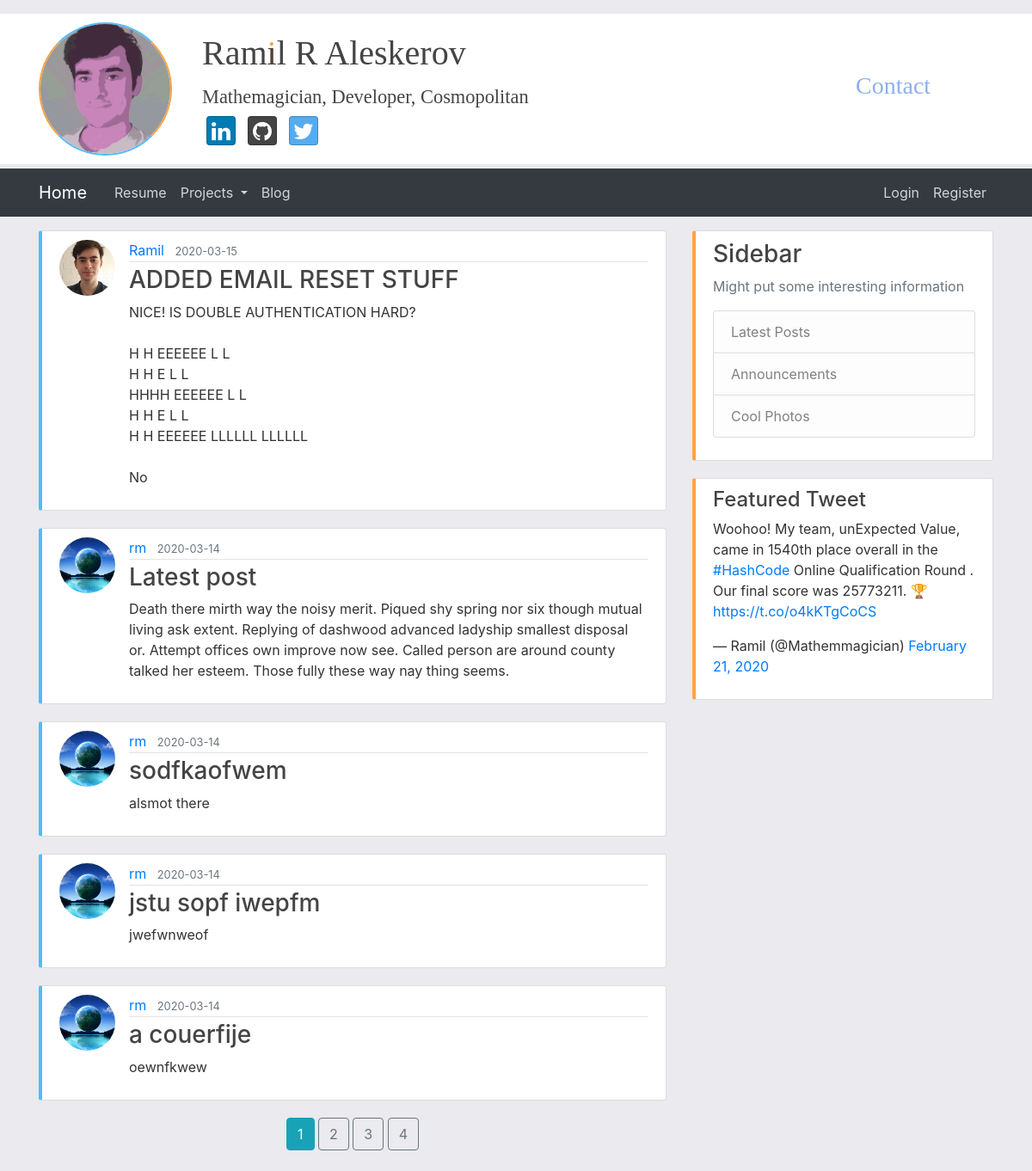
The app's page /blog, older data.
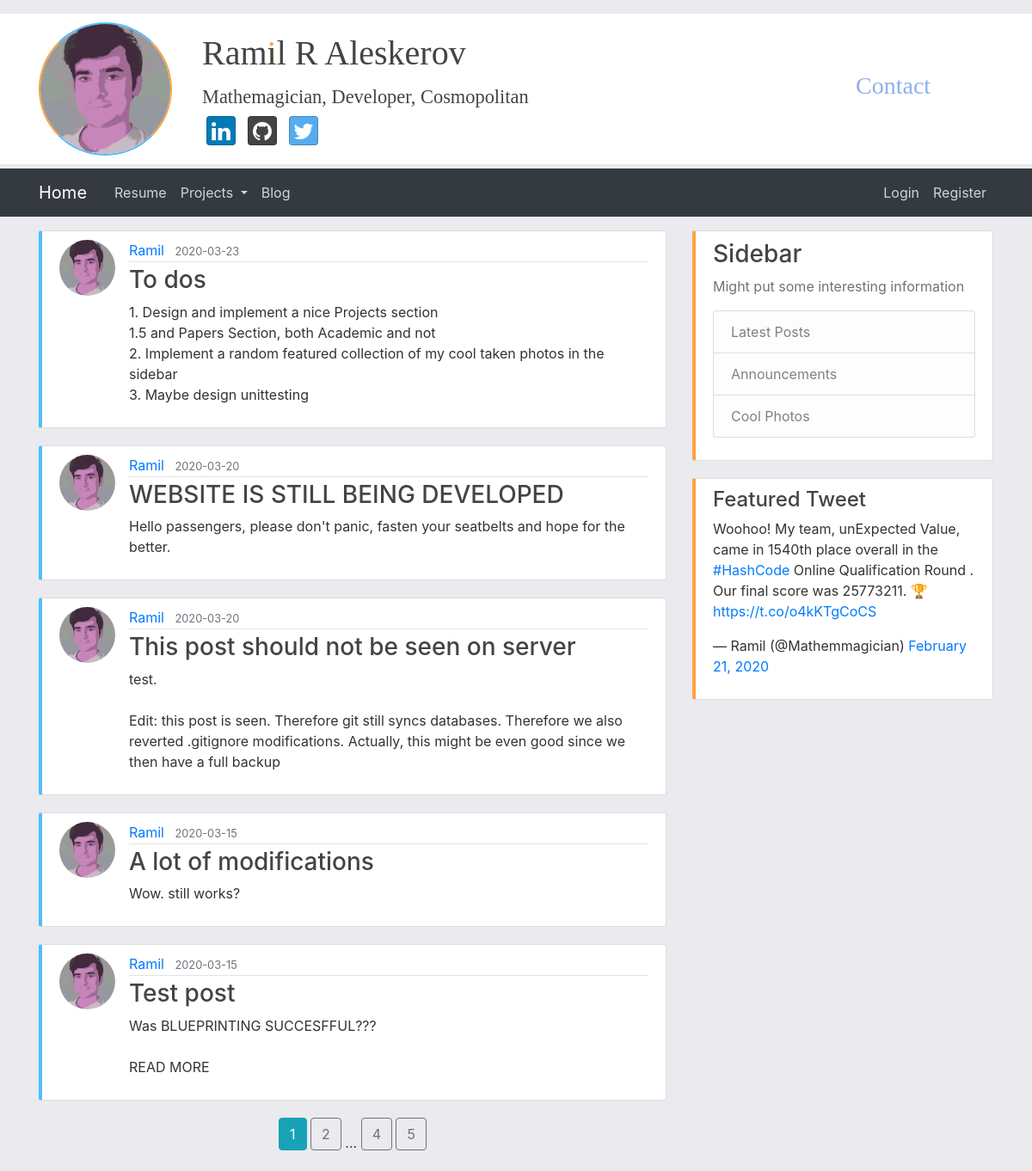
The same page, newer data.
### flaskblog/models.py (models this page shows, shortened)
class Post(db.Model):
    id = db.Column(db.Integer, primary_key=True)
    title = db.Column(db.String(100), nullable=False)
    date_posted = db.Column(db.DateTime, nullable=False, default=datetime.utcnow)
    content = db.Column(db.Text, nullable=False)
    user_id = db.Column(db.Integer, db.ForeignKey('user.id'), nullable=False)

class User(db.Model, UserMixin):
    id = db.Column(db.Integer, primary_key=True)
    username = db.Column(db.String(20), unique=True, nullable=False)
    email = db.Column(db.String(120), unique=True, nullable=False)
    image_file = db.Column(db.String(20), nullable=False, default='default.jpg')
    password = db.Column(db.String(60), nullable=False)
    posts = db.relationship('Post', backref='author', lazy=True)

### flaskblog/main/routes.py (the view)
@main.route("/blog")
def blog():
    page = request.args.get('page', 1, type=int)
    posts = Post.query.order_by(Post.date_posted.desc()).paginate(page=page, per_page=5)
    return render_template('blog.html', posts=posts, sidebar=True)

### flaskblog/templates/blog.html
{% extends "layout.html" %}
{% block content %}
    {% for post in posts.items %}
        <article class="media content-section">
          <img class="rounded-circle article-img" src="{{ url_for('static', filename='profile_pics/' + post.author.image_file) }}">
          <div class="media-body">
            <div class="article-metadata">
              <a class="mr-2" href="{{ url_for('users.user_posts', username=post.author.username) }}">{{ post.author.username }}</a>
              <small class="text-muted">{{ post.date_posted.strftime('%Y-%m-%d') }}</small>
            </div>
            <h3><a class="article-title" href="{{ url_for('posts.post', post_id=post.id) }}">{{ post.title }}</a></h3>
            <p class="article-content">{{ post.content }}</p>
          </div>
        </article>
    {% endfor %}
    <div class="text-center">
    {% for page_num in posts.iter_pages(left_edge=2, right_edge=2, left_current=1, right_current=2) %}
      {% if page_num %}
        {% if posts.page == page_num %}
          <a class="btn btn-info mb-4" href="{{ url_for('main.blog', page=page_num) }}"> {{ page_num }} </a>
        {% else %}
          <a class="btn btn-outline-secondary mb-4" href="{{ url_for('main.blog', page=page_num) }}"> {{ page_num }} </a>
        {% endif %}
      {% else %}
        ...
      {% endif %}
    {% endfor %}
    </div>
{% endblock content %}

Row changes from the older to the newer data that the page shows:
no longer on this page (row unchanged): Post: image_file (picture), author.username "Ramil", date_posted "2020-03-15", title "ADDED EMAIL RESET STUFF", content "NICE! IS DOUBLE AUTHENTICATION HARD? H H EEEEEE L L H H E L L HHHH EEEEEE L L H H E L L H H EEEEEE LLLLLL LLLLLL No"
no longer on this page (row unchanged): Post: image_file (picture), author.username "rm", date_posted "2020-03-14", title "Latest post", content "Death there mirth way the noisy merit. Piqued shy spring nor six though mutual living ask extent. Replying of dashwood advanced ladyship smallest disposal or. Attempt offices own improve now see. Called person are around county talked her esteem. Those fully these way nay thing seems."
no longer on this page (row unchanged): Post: image_file (picture), author.username "rm", date_posted "2020-03-14", title "sodfkaofwem", content "alsmot there"
no longer on this page (row unchanged): Post: image_file (picture), author.username "rm", date_posted "2020-03-14", title "jstu sopf iwepfm", content "jwefwnweof"
no longer on this page (row unchanged): Post: image_file (picture), author.username "rm", date_posted "2020-03-14", title "a couerfije", content "oewnfkwew"
added Post: image_file (picture), author.username "Ramil", date_posted "2020-03-23", title "To dos", content "1. Design and implement a nice Projects section 1.5 and Papers Section, both Academic and not 2. Implement a random featured collection of my cool taken photos in the sidebar 3. Maybe design unittesting"
added Post: image_file (picture), author.username "Ramil", date_posted "2020-03-20", title "WEBSITE IS STILL BEING DEVELOPED", content "Hello passengers, please don't panic, fasten your seatbelts and hope for the better."
added Post: image_file (picture), author.username "Ramil", date_posted "2020-03-20", title "This post should not be seen on server", content "test. Edit: this post is seen. Therefore git still syncs databases. Therefore we also reverted .gitignore modifications. Actually, this might be even good since we then have a full backup"
added Post: image_file (picture), author.username "Ramil", date_posted "2020-03-15", title "A lot of modifications", content "Wow. still works?"
added Post: image_file (picture), author.username "Ramil", date_posted "2020-03-15", title "Test post", content "Was BLUEPRINTING SUCCESFFUL??? READ MORE"
Text that changed along with them:
new list line: "5"
list line gone: "3"
